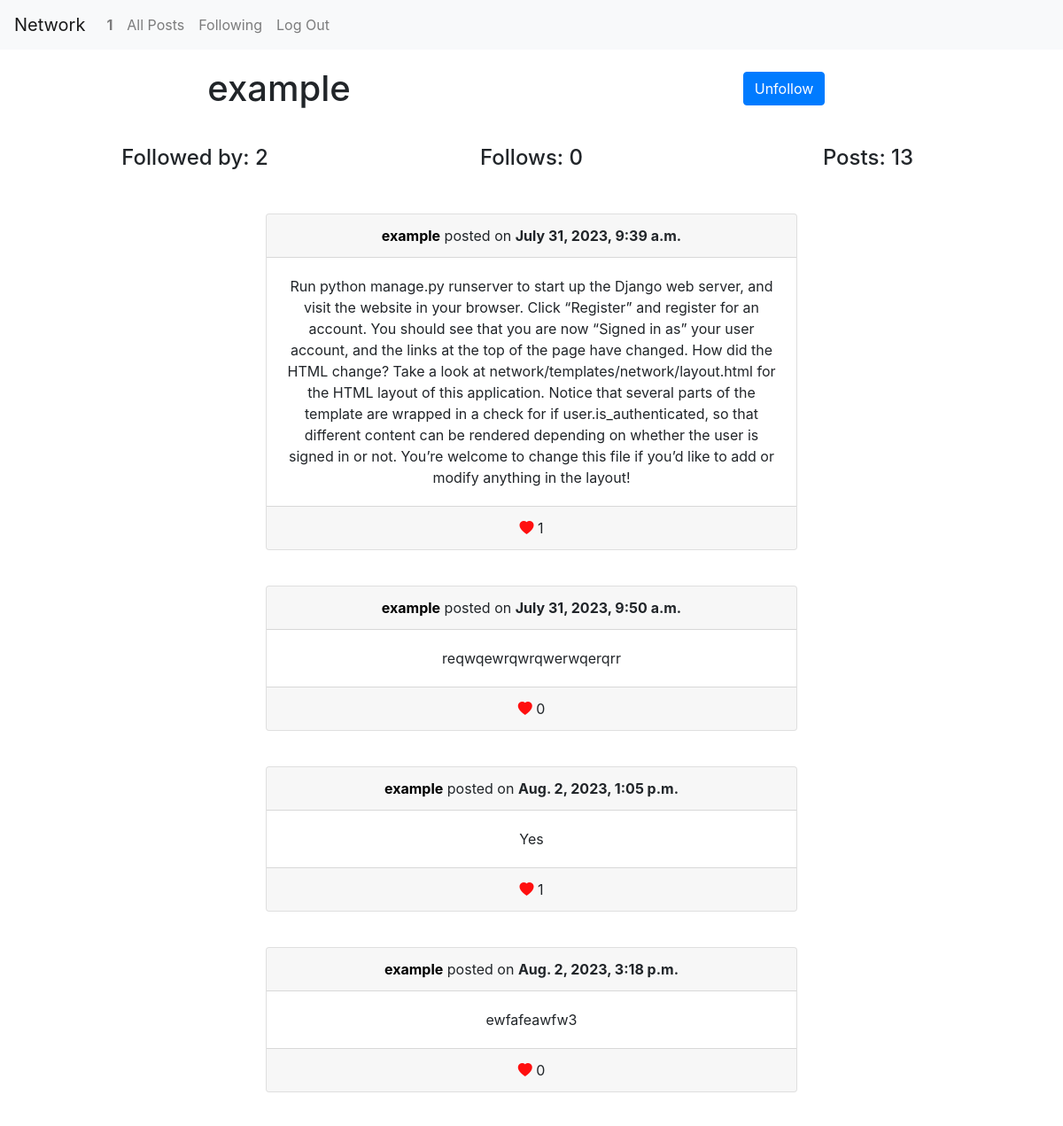
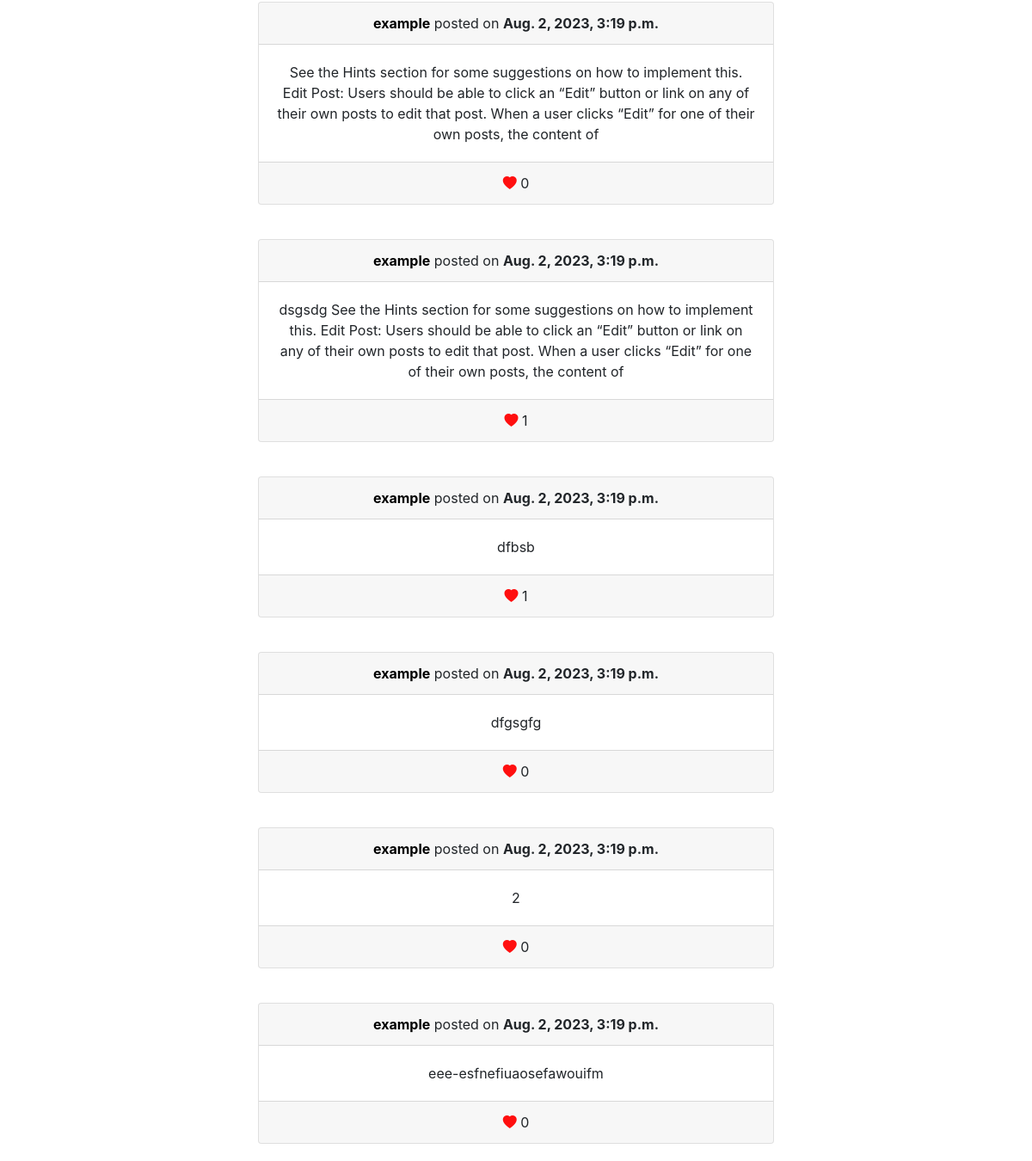
The app's page /example/profile (signed in) with its own data (2 pictures, top to bottom).
### network/models.py (models this page shows, shortened)
class User(AbstractUser):
    followers = models.ManyToManyField('self', symmetrical=False, related_name='following')

class Post(models.Model):
    author = models.ForeignKey(User, on_delete=models.CASCADE, related_name='usersPosts')
    body = models.TextField()
    likes = models.ManyToManyField(User, related_name='posts_liked', null=True, blank=True)
    timestamp = models.DateTimeField(auto_now_add=True)
    def count_likes(self):
        return self.likes.count()

### network/views.py (the view)
# urls.py: path("<str:username>/profile", views.profile, name='profile'),
@login_required
def profile(request, username):
    try:
        user = User.objects.get(username=username)
    except User.DoesNotExist:
        return HttpResponse('User does not exist')
    posts = Post.objects.all().filter(author=user)
    paginator = Paginator(posts, 10)  # Show 10 posts per page
    page_number = request.GET.get('page')
    page_obj = paginator.get_page(page_number)
    if user in request.user.following.all():
        follows = "Unfollow"
    else:
        follows = "Follow"
    return render(request, 'network/profile.html',{
        'page_obj': page_obj,
        "user": user,
        "follows": follows,
    })

### network/templates/network/profile.html (shortened to what this page needs)
{% extends "network/index.html" %}
{% load static %}
{% block body %}
<div class="container text-center">
    <div class="row">
      <div class="col">
        <h1 style="margin-top: 20px; margin-bottom: 20px;"> {{ user.username}} </h1>
      </div>
      {% if request.user.is_authenticated %}
      {% if request.user != user %}
      <div class="col">
        <button type="button" class="btn btn-primary" style="margin-top: 25px; margin-bottom: 20px;" id = "follow">{{ follows }}</button>
      </div>
      {% endif %}
      {% endif %}
    </div>
    <div class="row">
      <div class="col" style="padding: 20px;">
        <h4 id="followed-by">Followed by: {{ user.followers.count }}</h4>
      </div>
      <div class="col" style="padding: 20px;">
       <h4>Follows: {{  user.following.count }}</h4>
      </div>
      <div class="col" style="padding: 20px;">
        <h4>Posts: {{  user.usersPosts.count }}</h4>
      </div>
    </div>
</div>
{% block posts %}
<div id="posts" style="display: grid; place-items: center;">
    {% for post in page_obj %}
        <div class="card text-center" style="width:50%; margin: 20px;">
            <div class="card-header">
                <a style="color: black;"
                    href="{% url 'profile' post.author.username %}"><strong>{{ post.author }}</a></strong> posted on <strong>{{ post.timestamp }}</strong>
            </div>
            <div class="card-body">
               <div id = "post-text-{{ post.id }}" class="card-text"> {{ post.body }}</div>
            </div>
            <div class="card-footer text-body-secondary">
                <div class="like-post" id="like-{{ post.id }}"><i class="bi bi-heart-fill" style="color: rgb(255, 15, 15);"></i>
                 {{ post.count_likes }}
                </div>
            </div>
        </div>
    {% empty %}
        <h1>This user has no posts</h1>
    {%  endfor %}
</div>
{% endblock posts %}
{% endblock body %}

### network/templates/network/layout.html (shortened to what this page needs)
{% load static %}
<!DOCTYPE html>
<html lang="en">
    <head>
        <link rel="stylesheet" href="https://stackpath.bootstrapcdn.com/bootstrap/4.4.1/css/bootstrap.min.css">
        <link rel="stylesheet" href="https://cdn.jsdelivr.net/npm/bootstrap-icons@1.10.5/font/bootstrap-icons.css">
        <link href="{% static 'network/styles.css' %}" rel="stylesheet">
    </head>
    <body>
        <nav class="navbar navbar-expand-lg navbar-light bg-light">
            <a class="navbar-brand" href="#">Network</a>
            <div>
              <ul class="navbar-nav mr-auto">
                {% if request.user.is_authenticated %}
                    <li class="nav-item">
                        <a id="profile-username" class="nav-link" href="{% url 'profile' request.user.username %}"><strong>{{ request.user.username }}</strong></a>
                    </li>
                {% endif %}
                <li class="nav-item">
                  <a class="nav-link" href="{% url 'index' %}">All Posts</a>
                </li>
                {% if request.user.is_authenticated %}
                    <li class="nav-item">
                        <a class="nav-link" href="{% url 'following' %}">Following</a>
                    </li>
                    <li class="nav-item">
                        <a class="nav-link" href="{% url 'logout' %}">Log Out</a>
                    </li>
                {% endif %}
              </ul>
            </div>
          </nav>
        <div class="body">
            {% block body %}
            {% endblock %}
        </div>
    </body>
</html>

### records on screen
User: user.username "1"
User: username "example", followers.count "2", following.count "0", usersPosts.count "13"
Post: author "example", timestamp "July 31, 2023, 9:39 a.m.", body "Run python manage.py runserver to start up the Django web server, and visit the website in your browser. Click “Register” and register for an account. You should see that you are now “Signed in as” your user account, and the links at the top of the page have changed. How did the HTML change? Take a look at network/templates/network/layout.html for the HTML layout of this application. Notice that several parts of the template are wrapped in a check for if user.is_authenticated, so that different content can be rendered depending on whether the user is signed in or not. You’re welcome to change this file if you’d like to add or modify anything in the layout!", count_likes "1"
Post: author "example", timestamp "July 31, 2023, 9:50 a.m.", body "reqwqewrqwrqwerwqerqrr", count_likes "0"
Post: author "example", timestamp "Aug. 2, 2023, 1:05 p.m.", body "Yes", count_likes "1"
Post: author "example", timestamp "Aug. 2, 2023, 3:18 p.m.", body "ewfafeawfw3", count_likes "0"
Post: author "example", timestamp "Aug. 2, 2023, 3:19 p.m.", body "See the Hints section for some suggestions on how to implement this. Edit Post: Users should be able to click an “Edit” button or link on any of their own posts to edit that post. When a user clicks “Edit” for one of their own posts, the content of", count_likes "0"
Post: author "example", timestamp "Aug. 2, 2023, 3:19 p.m.", body "dsgsdg See the Hints section for some suggestions on how to implement this. Edit Post: Users should be able to click an “Edit” button or link on any of their own posts to edit that post. When a user clicks “Edit” for one of their own posts, the content of", count_likes "1"
Post: author "example", timestamp "Aug. 2, 2023, 3:19 p.m.", body "dfbsb", count_likes "1"
Post: author "example", timestamp "Aug. 2, 2023, 3:19 p.m.", body "dfgsgfg", count_likes "0"
Post: author "example", timestamp "Aug. 2, 2023, 3:19 p.m.", body "2", count_likes "0"
Post: author "example", timestamp "Aug. 2, 2023, 3:19 p.m.", body "eee-esfnefiuaosefawouifm", count_likes "0"

### other values on screen
{{ follows }} "Unfollow"
